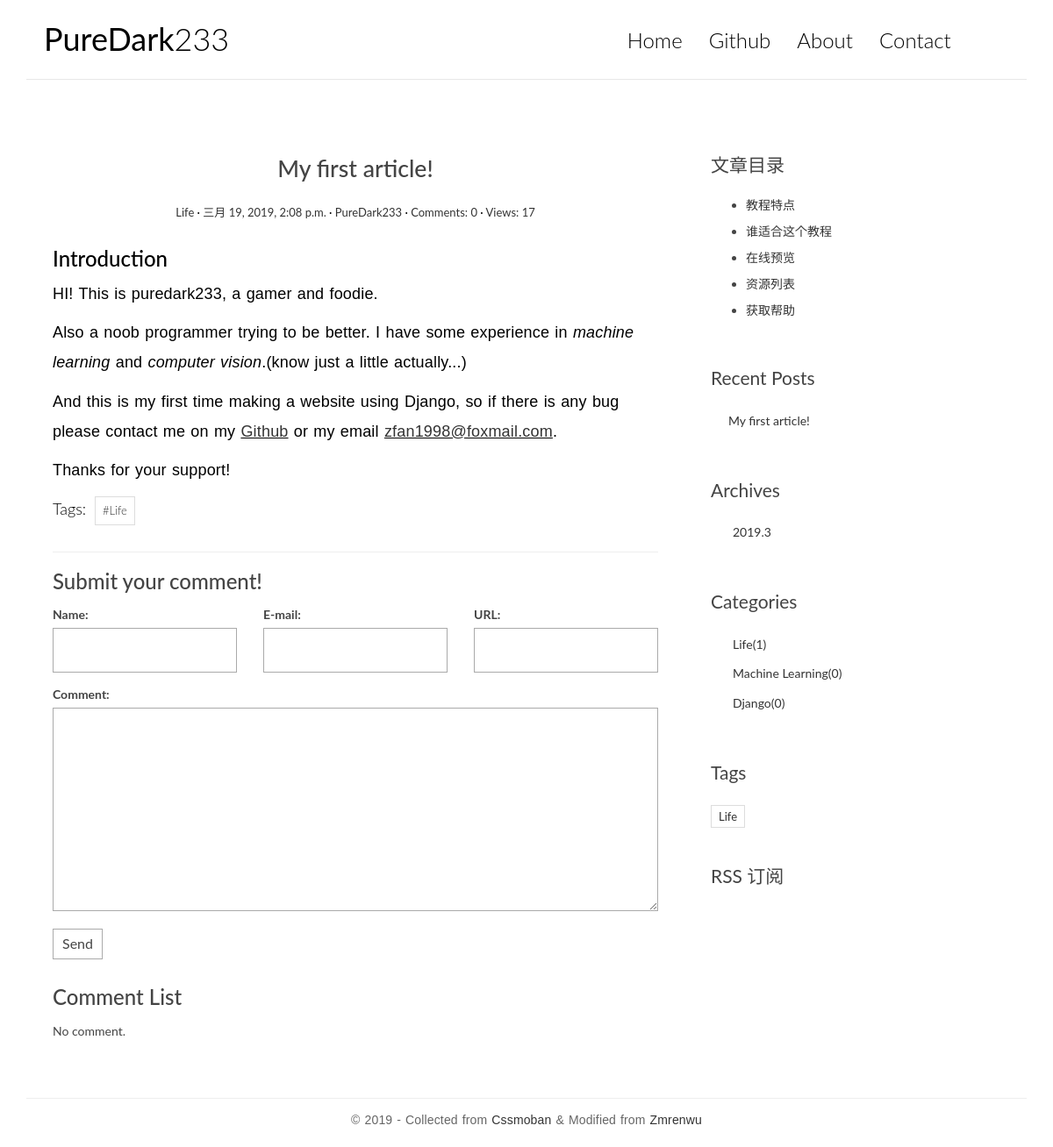
Page /post/6/ on the committed database.
### blog/models.py (models this page shows, shortened)
@python_2_unicode_compatible
class Post(models.Model):
    title=models.CharField(max_length=70)
    body=models.TextField()
    created_time=models.DateTimeField()
    modified_time=models.DateTimeField()
    excerpt=models.CharField(max_length=200,blank=True)
    category=models.ForeignKey(Category)
    tags=models.ManyToManyField(Tag,blank=True)
    author=models.ForeignKey(User)
    views=models.PositiveIntegerField(default=0)
    def save(self, *args, **kwargs):
        if not self.excerpt:
            md=markdown.Markdown(extensions=[
                'markdown.extensions.extra',
                'markdown.extensions.codehilite',
            ])
            self.excerpt=strip_tags(md.convert(self.body))[:54]
        super(Post, self).save(*args, **kwargs)
    def increase_views(self):
        self.views+=1
        self.save(update_fields=['views'])
    def get_absolute_url(self):
        return reverse('blog:detail', kwargs={'pk':self.pk})
    class Meta:
        ordering=['-created_time', 'title']

class Category(models.Model):
    name=models.CharField(max_length=100)

class Tag(models.Model):
    name=models.CharField(max_length=100)

### blog/views.py (the view)
# urls.py: url(r'^post/(?P<pk>[0-9]+)/$', views.PostDetailView.as_view(), name='detail'),
class PostDetailView(DetailView):
    model = Post
    template_name = 'blog/detail.html'
    context_object_name = 'post'
    def get(self, request, *args, **kwargs):
        response = super(PostDetailView, self).get(request, *args, **kwargs)
        self.object.increase_views()
        return response
    def get_object(self, queryset=None):
        post = super(PostDetailView, self).get_object(queryset=None)
        post.body = markdown.markdown(post.body, extensions=[
            'markdown.extensions.extra',
            'markdown.extensions.codehilite',
            'markdown.extensions.toc',
        ])
        return post
    def get_context_data(self, **kwargs):
        context = super(PostDetailView, self).get_context_data(**kwargs)
        form = CommentForm()
        comment_list = self.object.comment_set.all()
        context.update({
            'form': form,
            'comment_list': comment_list
        })
        return context

### comments/forms.py
class CommentForm(forms.ModelForm):
    class Meta:
        model = Comment
        fields = ['name', 'email', 'url', 'text']

### blog/templatetags/blog_tags.py (called while the page is built)
@register.simple_tag
def archives():
    return Post.objects.dates('created_time', 'month', order='DESC')

@register.simple_tag
def get_recent_posts(num=5):
    return Post.objects.all().order_by('created_time')[:num]

@register.simple_tag
def get_categories():
    return Category.objects.all()

@register.simple_tag
def get_tags():
    return Tag.objects.annotate(num_posts=Count('post')).filter(num_posts__gt=0)

### templates/blog/detail.html (shortened to what this page needs)
{% extends 'base.html' %}
{% block main %}
    <article class="post post-{{ post.pk }}">
        <header class="entry-header">
            <h1 class="entry-title">{{ post.title }}</h1>
            <div class="entry-meta">
                <span class="post-category"><a href="#">{{ post.category.name }}</a></span>
                <span class="post-date"><a href="#"><time class="entry-date"
                                                          datetime="{{ post.created_time }}">{{ post.created_time }}</time></a></span>
                <span class="post-author"><a href="#">{{ post.author }}</a></span>
                <span class="comments-link"><a href="#">Comments: {{ post.comment_set.count }}</a></span>
                <span class="views-count"><a href="#">Views: {{ post.views }}</a></span>
            </div>
        </header>
        <div class="entry-content clearfix">
            {{ post.body|safe }}
            <div class="widget-tag-cloud">
                <ul>
                    Tags:&nbsp;
                    {% for tag in post.tags.all %}
                        <li><a href="{% url 'blog:tag' tag.pk %}">#{{ tag.name }}</a></li>
                    {% endfor %}
                </ul>
            </div>
        </div>
    </article>
    <section class="comment-area" id="comment-area">
        <hr>
        <h3>Submit your comment!</h3>
        <form action="{% url 'comments:post_comment' post.pk %}" method="post" class="comment-form">
            <div class="row">
                <div class="col-md-4">
                    <label for="{{ form.name.id_for_label }}">Name: </label>
                    {{ form.name }}
                </div>
                <div class="col-md-4">
                    <label for="{{ form.email.id_for_label }}">E-mail: </label>
                    {{ form.email }}
                </div>
                <div class="col-md-4">
                    <label for="{{ form.url.id_for_label }}">URL: </label>
                    {{ form.url }}
                </div>
                <div class="col-md-12">
                    <label for="{{ form.text.id_for_label }}">Comment: </label>
                    {{ form.text }}
                    <button type="submit" class="comment-btn">Send</button>
                </div>
            </div>
        </form>
        <div class="comment-list-panel">
            <h3>Comment List</h3>
            <ul class="comment-list list-unstyled">
                {% for comment in comment_list %}
                    <li class="comment-item">
                        <span class="nickname">{{ comment.name }}</span>
                        <time class="submit-date">{{ comment.created_time }}</time>
                        <div class="text">
                            {{ comment.text }}
                        </div>
                    </li>
                {% empty %}
                    No comment.
                {% endfor %}
            </ul>
        </div>
    </section>
{% endblock main %}
{% block toc %}
    <div class="widget widget-content">
        <h3 class="widget-title">文章目录</h3>
        <ul>
            <li>
                <a href="#">教程特点</a>
            </li>
            <li>
                <a href="#">谁适合这个教程</a>
            </li>
            <li>
                <a href="#">在线预览</a>
            </li>
            <li>
                <a href="#">资源列表</a>
            </li>
            <li>
                <a href="#">获取帮助</a>
            </li>
        </ul>
    </div>
{% endblock toc %}

### templates/base.html (shortened to what this page needs)
{% load staticfiles %}
{% load blog_tags %}
<!DOCTYPE html>
<html>
<head>
    <link rel="stylesheet" href="http://code.ionicframework.com/ionicons/2.0.1/css/ionicons.min.css">
    <link rel="stylesheet" href="{% static 'blog/css/bootstrap.min.css' %}">
    <link rel="stylesheet" href="{% static 'blog/css/pace.css' %}">
    <link rel="stylesheet" href="{% static 'blog/css/custom.css' %}">
    <link rel="stylesheet" href="{% static 'blog/css/highlights/github.css' %}">
</head>
<body>
<div class="container">
    <header id="site-header">
        <div class="row">
            <div class="col-md-4 col-sm-5 col-xs-8">
                <div class="logo">
                    <h1><a href="{% url 'blog:index' %}"><b>PureDark</b>233</a></h1>
                </div>
            </div>
            <div class="col-md-8 col-sm-7 col-xs-4">
                <nav class="main-nav" role="navigation">
                    <div class="collapse navbar-collapse" id="bs-example-navbar-collapse-1">
                        <ul class="nav navbar-nav navbar-right">
                            <li class="cl-effect-11"><a href="{% url 'blog:index' %}" data-hover="Home">Home</a></li>
                            <li class="cl-effect-11"><a href="https://github.com/PureDark233" data-hover="Github">Github</a></li>
                            <li class="cl-effect-11"><a href="about.html" data-hover="About">About</a></li>
                            <li class="cl-effect-11"><a href="contact.html" data-hover="Contact">Contact</a></li>
                        </ul>
                    </div>
                </nav>
            </div>
        </div>
    </header>
</div>
<div class="content-body">
    <div class="container">
        <div class="row">
            <main class="col-md-8">
                {% block main %}
                {% endblock main %}
            </main>
            <aside class="col-md-4">
                {% block toc %}
                {% endblock toc %}
                <div class="widget widget-recent-posts">
                    <h3 class="widget-title">Recent Posts</h3>
                    {% get_recent_posts as recent_post_list %}
                    <ul>
                        {% for post in recent_post_list %}
                        <li>
                            <a href="{{ post.get_absolute_url }}">{{ post.title }}</a>
                        </li>
                        {% empty %}
                        Post doesn't exist!
                        {% endfor %}
                    </ul>
                </div>
                <div class="widget widget-archives">
                    <h3 class="widget-title">Archives</h3>
                    {% archives as date_list %}
                    <ul>
                        {% for date in date_list %}
                        <li>
                            <a href="{% url 'blog:archives' date.year date.month %}">{{ date.year }}.{{ date.month }}</a>
                        </li>
                        {% empty %}
                        Archive doesn't exist!
                        {% endfor %}
                    </ul>
                </div>
                <div class="widget widget-category">
                    <h3 class="widget-title">Categories</h3>
                    {%  get_categories as category_list %}
                    <ul>
                        {% for category in category_list %}
                        <li>
                            <a href="#">{{ category.name }}<span class="post-count">({{ category.post_set.count }})</span></a>
                        </li>
                        {% empty %}
                        Category doesn't exist!
                        {% endfor %}
                    </ul>
                </div>
                <div class="widget widget-tag-cloud">
                    <h3 class="widget-title">Tags</h3>
                    {% get_tags as tag_list %}
                    <ul>
                        {% for tag in tag_list %}
                            <li>
                                <a href="{% url 'blog:tag' tag.pk %}">{{ tag.name }}</a>
                            </li>
                        {% empty %}
                        No tags!
                        {% endfor %}
                    </ul>
                </div>
                <div class="rss">
                    <a href=""> RSS 订阅</a>
                </div>
            </aside>
        </div>
    </div>
</div>
<footer id="site-footer">
    <div class="container">
        <div class="row">
            <div class="col-md-12">
                <p class="copyright">&copy 2019 - Collected from <a href="http://www.cssmoban.com/"
                                                        target="_blank" title="模板之家">Cssmoban</a>
                    & Modified from <a href="http://zmrenwu.com/" title="追梦人物的博客" target="_blank">Zmrenwu</a>
                </p>
            </div>
        </div>
    </div>
</footer>
</body>
</html>

### blog/static/blog/css/custom.css (style rules this page uses)
* { outline: none; }
h1, h2, h3, h4, h5, h6 { margin-top: 0; }
b { font-weight: 400; }
a { color: #333; }
body { color: #444; font-family: 'Lato', sans-serif; }
p { font-family: 'Ubuntu', sans-serif; font-weight: 400; word-spacing: 1px; letter-spacing: 0.01em; }
#site-header { background-color: #FFF; padding: 25px 20px; margin-bottom: 40px; border-bottom: 1px solid #e7e7e7; }
.logo h1 a { color: #000; }
.logo h1 { margin: 0; font-family: 'Lato', sans-serif; font-weight: 300; }
.main-nav { margin-top: 11px; max-width: 95%; }
.main-nav a { color: #000000 !important; padding: 0 0 5px 0 !important; margin-right: 30px; font-family: 'Lato', sans-serif; font-weight: 300; font-size: 24px; }
.cl-effect-11 a { padding: 10px 0; color: #0972b4; text-shadow: none; }
.cl-effect-11 a::before { position: absolute; top: 0; left: 0; overflow: hidden; padding: 0 0 5px 0 !important; max-width: 0; border-bottom: 1px solid #000; color: #000; content: attr(data-hover); white-space: nowrap; -webkit-transition: max-width 0.5s; -moz-transition: max-width 0.5s; transition: max-width 0.5s; }
.content-body { padding-bottom: 4em; }
.post { background: #fff; padding: 30px 30px 0; }
.entry-title { text-align: center; font-size: 1.9em; margin-bottom: 20px; line-height: 1.6; padding: 10px 20px 0; }
.entry-meta { text-align: center; color: #DDDDDD; font-size: 13px; margin-bottom: 30px; }
.entry-content { font-size: 18px; line-height: 1.9; font-weight: 300; color: #000; }
.post-category::after, .post-date::after, .post-author::after, .comments-link::after { content: ' ·'; color: #000; }
.widget { background: #fff; padding: 30px 0 0; }
.widget-title { font-size: 1.5em; margin-bottom: 20px; line-height: 1.6; padding: 10px 0 0; font-weight: 400; }
.widget-recent-posts ul { padding: 0; margin: 0; padding-left: 20px; }
.widget-recent-posts ul li { list-style-type: none; position: relative; line-height: 170%; margin-bottom: 10px; }
.widget-recent-posts ul li::before { content: '\f3d3'; font-family: "Ionicons"; position: absolute; left: -17px; top: 3px; font-size: 16px; color: #000; }
.widget-archives ul { padding: 0; margin: 0; padding-left: 25px; }
.widget-archives ul li { list-style-type: none; position: relative; line-height: 170%; margin-bottom: 10px; }
.widget-archives ul li::before { content: '\f3f3'; font-family: "Ionicons"; position: absolute; left: -25px; top: 1px; font-size: 16px; color: #000; }
.widget-category ul { padding: 0; margin: 0; padding-left: 25px; }
.widget-category ul li { list-style-type: none; position: relative; line-height: 170%; margin-bottom: 10px; }
.widget-category ul li::before { content: '\f3fe'; font-family: "Ionicons"; position: absolute; left: -25px; top: 1px; font-size: 18px; color: #000; }
.widget-tag-cloud ul { padding: 0; margin: 0; margin-right: -10px; }
.widget-tag-cloud ul li { list-style-type: none; font-size: 13px; display: inline-block; margin-right: 10px; margin-bottom: 10px; padding: 3px 8px; border: 1px solid #ddd; }
.widget-content ul li { margin-bottom: 10px; }
.rss { font-size: 21px; margin-top: 30px; }
.rss a { color: #444; }
#site-footer { padding-top: 10px; padding: 0 0 1.5em 0; }
.copyright { text-align: center; padding-top: 1em; margin: 0; border-top: 1px solid #eee; color: #666; }
.contact-form input, .comment-form input { border: 1px solid #aaa; margin-bottom: 15px; width: 100%; padding: 15px 15px; font-size: 16px; line-height: 100%; transition: 0.4s border-color linear; }
.contact-form textarea, .comment-form textarea { border: 1px solid #aaa; margin-bottom: 15px; width: 100%; padding: 15px 15px; font-size: 16px; line-height: 20px !important; min-height: 183px; transition: 0.4s border-color linear; }
.comment-area { padding: 0 30px 0; }
.comment-form { margin-top: 15px; }
.comment-form .comment-btn { background-color: #fff; border: 1px solid #aaa; font-size: 16px; padding: 5px 10px; }
.comment-list-panel { margin-top: 30px; }
.comment-list { margin-top: 15px; }

### rows in the picture
Post: title "My first article!", category.name "Life", created_time "三月 19, 2019, 2:08 p.m.", author "PureDark233", comment_set.count "0", views "17", body "Introduction HI! This is puredark233, a gamer and foodie. Also a noob programmer trying to be better. I have some experience in machine learning and computer vision .(know just a little actually...) And this is my first time making a website using Django, so if there is any bug please contact me on my Github or my email zfan1998@foxmail.com . Thanks for your support!"
Tag: name "Life"
Category: name "Life", post_set.count "1"
Category: name "Machine Learning", post_set.count "0"
Category: name "Django", post_set.count "0"

### other values in the picture
{{ date.year }} "2019"
{{ date.month }} "3"
